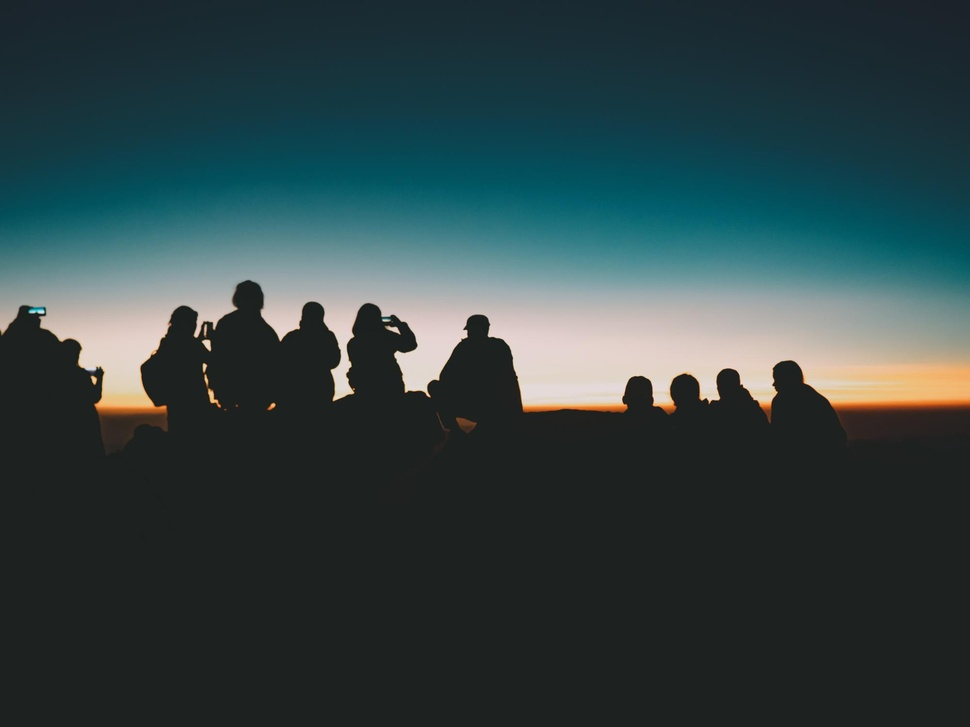
#> input picture 59582.jpg, 970 x 727 px, shrunk from 1500 x 1125 before the run
$ python analisis-citra-sederhana.py
#> lines starting #> are read from the running program, lines starting #| are printed output that depends on the picture; after the words box and inside, x2 and y2 are one past the last pixel; in counts of white or black regions, pixels touching at a corner belong together
# -------------------------------------------------------------------
# PROYEK DASAR PENGOLAHAN CITRA DIGITAL
# Implementasi modular berdasarkan proposal
# -------------------------------------------------------------------

import cv2
import numpy as np
import matplotlib.pyplot as plt

# --- GANTI INI ---
# Ganti dengan path (lokasi) gambar yang ingin Anda uji
# Contoh: 'D:/images/foto.jpg' atau 'logo.png'
#
# <--- PERBAIKAN 1: Nama variabel disamakan menjadi PATH_GAMBAR (huruf besar)
PATH_GAMBAR = '59582.jpg'
# -----------------

# ===================================================================
# BAGIAN I: FUNGSI-FUNGSI HELPER (PEMBANTU)
# ===================================================================

def display_image(title, image, cmap=None):
    """
    Fungsi helper untuk menampilkan satu gambar menggunakan Matplotlib.
    Menangani konversi BGR ke RGB secara otomatis.
    """
    plt.figure(figsize=(7, 7))
    plt.title(title)

    if cmap:
        # Tampilkan sebagai grayscale
        plt.imshow(image, cmap=cmap)
    else:
        # Asumsikan gambar BGR (dari OpenCV) dan konversi ke RGB
        if len(image.shape) == 3 and image.shape[2] == 3:
            plt.imshow(cv2.cvtColor(image, cv2.COLOR_BGR2RGB))
        else:
            # Jika sudah RGB atau format lain, tampilkan apa adanya
            plt.imshow(image)

    plt.axis('off')
    plt.show()

def display_image_subplot(ax, title, image, cmap=None):
    """
    Fungsi helper untuk menampilkan gambar di dalam subplot Matplotlib (ax).
    Ini digunakan untuk plot ringkasan final.
    """
    ax.set_title(title)
    if cmap:
        ax.imshow(image, cmap=cmap)
    else:
        # Asumsikan BGR, konversi ke RGB
        if len(image.shape) == 3 and image.shape[2] == 3:
            ax.imshow(cv2.cvtColor(image, cv2.COLOR_BGR2RGB))
        else:
            ax.imshow(image)
    ax.axis('off')

# ===================================================================
# BAGIAN II: FUNGSI-FUNGSI MODULAR PROYEK
# ===================================================================

def langkah_1_muat_dan_analisis(path_gambar_input): # Menggunakan nama parameter yang berbeda
    """
    Langkah 1: Memuat citra, menampilkan, dan menganalisis metadata.
    Memenuhi persyaratan penggunaan Tuple dan Dictionary.
    """
    print("--- Langkah 1: Memuat Citra ---")
    img = cv2.imread(path_gambar_input) # Menggunakan parameter

    if img is None:
        print(f"ERROR: Gagal memuat gambar dari '{path_gambar_input}'.")
        print("Pastikan path file sudah benar dan file ada.")
        return None

    # Persyaratan Struktur Data: TUPLE untuk dimensi
    # img.shape sudah merupakan tuple (Tinggi, Lebar, Kanal)
    dimensi_tuple = img.shape
    print(f"Dimensi (Tuple): {dimensi_tuple}")

    # Persyaratan Struktur Data: DICTIONARY untuk metadata
    metadata_dict = {
        'height': dimensi_tuple[0],
        'width': dimensi_tuple[1],
        'channels': dimensi_tuple[2] if len(dimensi_tuple) == 3 else 1,
        'format': path_gambar_input.split('.')[-1]
    }
    print(f"Metadata (Dictionary): {metadata_dict}")

    # Tampilkan citra asli
    display_image("1. Citra Asli (BGR -> RGB)", img)

    return img

def langkah_2_konversi_grayscale(img_asli):
    """
    Langkah 2: Mengkonversi citra berwarna ke grayscale.
    """
    print("\n--- Langkah 2: Konversi Grayscale ---")
    gray = cv2.cvtColor(img_asli, cv2.COLOR_BGR2GRAY)

    print(f"Dimensi Grayscale (Tuple): {gray.shape}")
    display_image("2. Citra Grayscale", gray, cmap='gray')

    return gray

def langkah_3_histogram_dan_statistik(img_gray):
    """
    Langkah 3: Menghitung histogram dan statistik dasar.
    Memenuhi persyaratan penggunaan List atau Tuple untuk statistik.
    """
    print("\n--- Langkah 3: Analisis Histogram & Statistik ---")

    # 1. Hitung Histogram
    hist = cv2.calcHist([img_gray], [0], None, [256], [0, 256])

    # 2. Visualisasi Histogram
    plt.figure(figsize=(8, 5))
    plt.title("3. Histogram Citra Grayscale")
    plt.xlabel("Nilai Intensitas Piksel (0-255)")
    plt.ylabel("Jumlah Piksel (Frekuensi)")
    plt.plot(hist, color='black')
    plt.xlim([0, 256])
    plt.grid(True)
    plt.show()

    # 3. Persyaratan Struktur Data: LIST/TUPLE untuk statistik
    min_val = float(np.min(img_gray))
    max_val = float(np.max(img_gray))
    mean_val = float(np.mean(img_gray))
    std_val = float(np.std(img_gray))

    statistik_list = [
        ('min', min_val),
        ('max', max_val),
        ('mean', round(mean_val, 2)),
        ('std_dev', round(std_val, 2))
    ]
    print(f"Statistik Citra (List of Tuples): {statistik_list}")

    return hist

def langkah_4_segmentasi_thresholding(img_gray):
    """
    Langkah 4: Menerapkan thresholding untuk segmentasi biner.
    """
    print("\n--- Langkah 4: Segmentasi Thresholding ---")

    # 1. Simple Binary Thresholding
    ret_simple, thresh_simple = cv2.threshold(img_gray, 127, 255, cv2.THRESH_BINARY)
    display_image("4a. Simple Thresholding (Ambang=127)", thresh_simple, cmap='gray')

    # 2. Otsu's Thresholding
    ret_otsu, thresh_otsu = cv2.threshold(img_gray, 0, 255, cv2.THRESH_BINARY + cv2.THRESH_OTSU)
    print(f"Nilai ambang otomatis (Otsu) yang ditemukan: {ret_otsu}")
    display_image(f"4b. Otsu's Thresholding (Ambang={int(ret_otsu)})", thresh_otsu, cmap='gray')

    return thresh_simple, thresh_otsu

def langkah_5_manipulasi_geometri(img_asli):
    """
    Langkah 5: Melakukan transformasi geometri (Flipping dan Rotasi).
    """
    print("\n--- Langkah 5: Manipulasi Geometri ---")

    # 1. Flipping (Pencerminan)
    img_flip_h = cv2.flip(img_asli, 1)
    display_image("5a. Manipulasi: Flip Horizontal", img_flip_h)

    # 2. Rotasi
    (h, w) = img_asli.shape[:2]
    pusat = (w // 2, h // 2)

    M = cv2.getRotationMatrix2D(pusat, 45, 1.0)
    img_rotasi = cv2.warpAffine(img_asli, M, (w, h))
    display_image("5b. Manipulasi: Rotasi 45 Derajat", img_rotasi)

    return img_flip_h, img_rotasi

def buat_ringkasan_visual(img_asli, img_gray, hist, thresh_otsu, img_rotasi):
    """
    Membuat satu plot ringkasan yang berisi semua hasil utama
    menggunakan subplot, sesuai persyaratan proyek.
    """
    print("\n--- Menampilkan Plot Ringkasan Proyek ---")

    fig, ax = plt.subplots(2, 3, figsize=(20, 12))
    fig.suptitle("Ringkasan Proyek Pengolahan Citra Digital", fontsize=20)

    # Baris 1
    display_image_subplot(ax[0, 0], "1. Citra Asli", img_asli)
    display_image_subplot(ax[0, 1], "2. Grayscale", img_gray, cmap='gray')

    # Plot Histogram di axis ke-3
    ax[0, 2].set_title("3. Histogram")
    ax[0, 2].plot(hist, color='black')
    ax[0, 2].set_xlim([0, 256])
    ax[0, 2].set_xlabel("Intensitas")
    ax[0, 2].set_ylabel("Frekuensi")
    ax[0, 2].grid(True)

    # Baris 2
    display_image_subplot(ax[1, 0], "4. Otsu's Threshold", thresh_otsu, cmap='gray')
    display_image_subplot(ax[1, 1], "5. Rotasi", img_rotasi)

    # <--- PERBAIKAN 2: Kode yang hilang ditambahkan di bawah ---

    # Kosongkan plot terakhir
    ax[1, 2].axis('off')

    plt.tight_layout(rect=[0, 0.03, 1, 0.95]) # Adjust layout untuk suptitle
    plt.show()

# ===================================================================
# BAGIAN III: EKSEKUSI UTAMA (MAIN)
# <--- PERBAIKAN 2: Kode yang hilang ditambahkan di bawah ---
# ===================================================================

def main():
    """
    Fungsi utama untuk menjalankan alur proyek secara berurutan.
    """
    # Langkah 1: Memanggil fungsi dengan variabel PATH_GAMBAR (huruf besar)
    img_asli = langkah_1_muat_dan_analisis(PATH_GAMBAR)
#> in langkah_1_muat_dan_analisis, img is the input picture: shape (727, 970, 3); mean B, G, R 68.2, 66.7, 48.8
#| Dimensi (Tuple): (727, 970, 3)
#| Metadata (Dictionary): {'height': 727, 'width': 970, 'channels': 3, 'format': 'jpg'}

    # Hanya lanjutkan jika gambar berhasil dimuat
    if img_asli is not None:
        # Langkah 2
        img_gray = langkah_2_konversi_grayscale(img_asli)
#> in langkah_2_konversi_grayscale, `gray = cv2.cvtColor(img_asli, cv2.COLOR_BGR2GRAY)`:
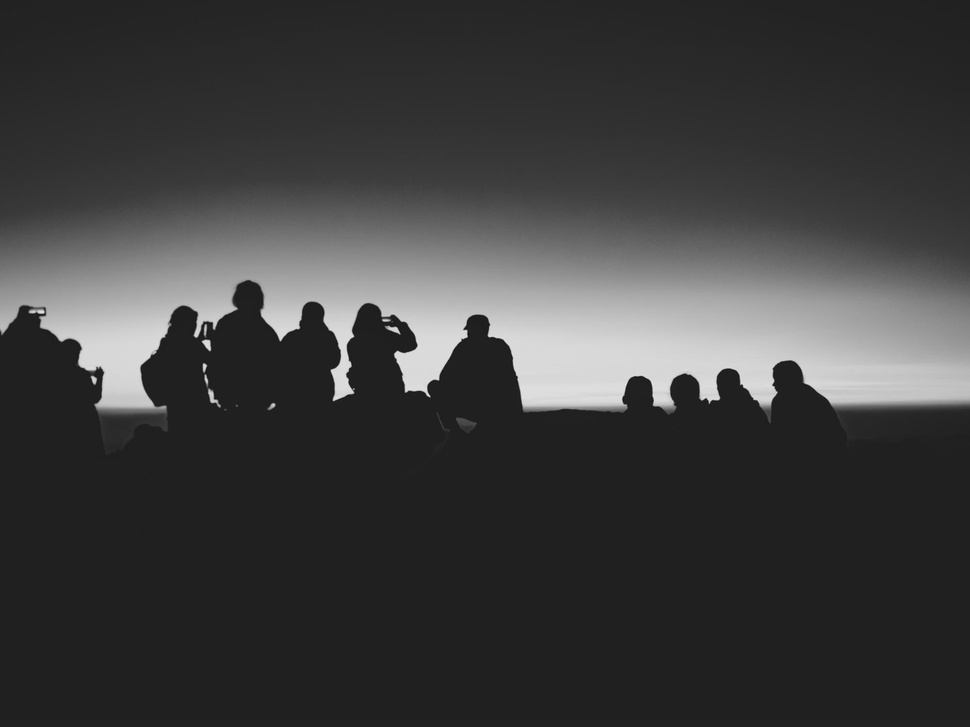
#> gray: shape (727, 970); min 16, max 230, mean 61.6
#| Dimensi Grayscale (Tuple): (727, 970)

        # Langkah 3
        data_hist = langkah_3_histogram_dan_statistik(img_gray)
#> in langkah_3_histogram_dan_statistik, `hist = cv2.calcHist([img_gray], [0], None, [256], [0, 256])`: hist = 256 values, max 328811 at index 32, min 0 at index 0, mean 2754.6
#> in langkah_3_histogram_dan_statistik, `plt.show()`:
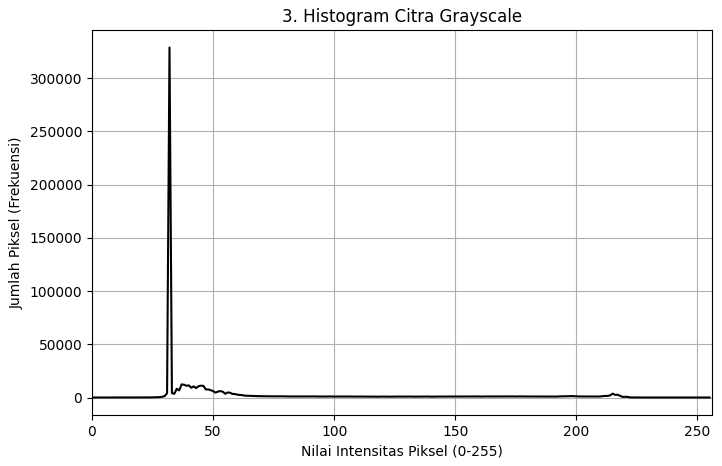
#> figure drawn by matplotlib, 1 panel; curve peaks at x = 32, y = 328811
#> in langkah_3_histogram_dan_statistik, `min_val = float(np.min(img_gray))`: min_val = 16
#> in langkah_3_histogram_dan_statistik, `max_val = float(np.max(img_gray))`: max_val = 230
#> in langkah_3_histogram_dan_statistik, `mean_val = float(np.mean(img_gray))`: mean_val = 61.65
#> in langkah_3_histogram_dan_statistik, `std_val = float(np.std(img_gray))`: std_val = 51.51
#> in langkah_3_histogram_dan_statistik, `statistik_list = [ ('min', min_val), ('max', max_val), ('mean', round(..`: statistik_list = [('min', 16), ('max', 230), ('mean', 61.65), ('std_dev', 51.51)]
#| Statistik Citra (List of Tuples): [('min', 16.0), ('max', 230.0), ('mean', 61.65), ('std_dev', 51.51)]
#> data_hist has the same summary as hist in langkah_3_histogram_dan_statistik

        # Langkah 4
        _, img_otsu = langkah_4_segmentasi_thresholding(img_gray) # Kita hanya butuh hasil Otsu
#> in langkah_4_segmentasi_thresholding, `ret_simple, thresh_simple = cv2.threshold(img_gray, 127, 255, cv2.THRE..`:
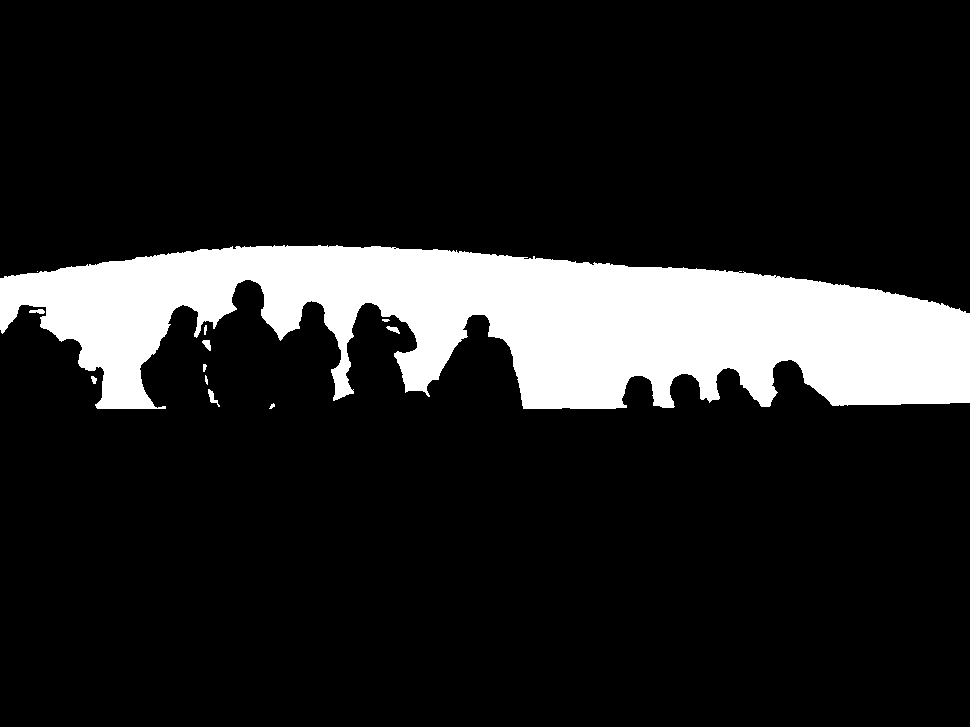
#> thresh_simple: shape (727, 970); 13.9% white; 12 white regions (2 under 20 px), largest, box (x1, y1, x2, y2) and area: (0, 245, 970, 409) 97302, (208, 389, 220, 407) 78, (202, 340, 211, 351) 62
#> in langkah_4_segmentasi_thresholding, `ret_otsu, thresh_otsu = cv2.threshold(img_gray, 0, 255, cv2.THRESH_BIN..`:
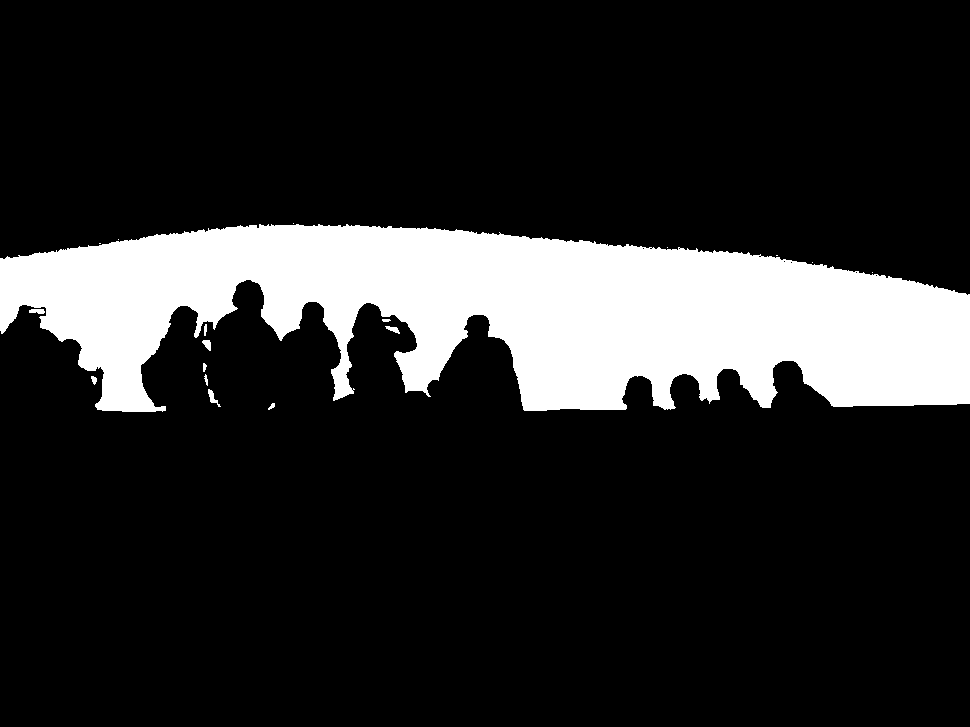
#> thresh_otsu: shape (727, 970); 16.6% white; 18 white regions (7 under 20 px), largest, box (x1, y1, x2, y2) and area: (0, 224, 970, 412) 116700, (208, 389, 221, 407) 82, (29, 309, 45, 314) 65
#> in langkah_4_segmentasi_thresholding, `ret_otsu, thresh_otsu = cv2.threshold(img_gray, 0, 255, cv2.THRESH_BIN..`: ret_otsu = 104
#| Nilai ambang otomatis (Otsu) yang ditemukan: 104.0

        # Langkah 5
        _, img_rotasi = langkah_5_manipulasi_geometri(img_asli) # Kita hanya butuh hasil rotasi
#> in langkah_5_manipulasi_geometri, `img_flip_h = cv2.flip(img_asli, 1)`:
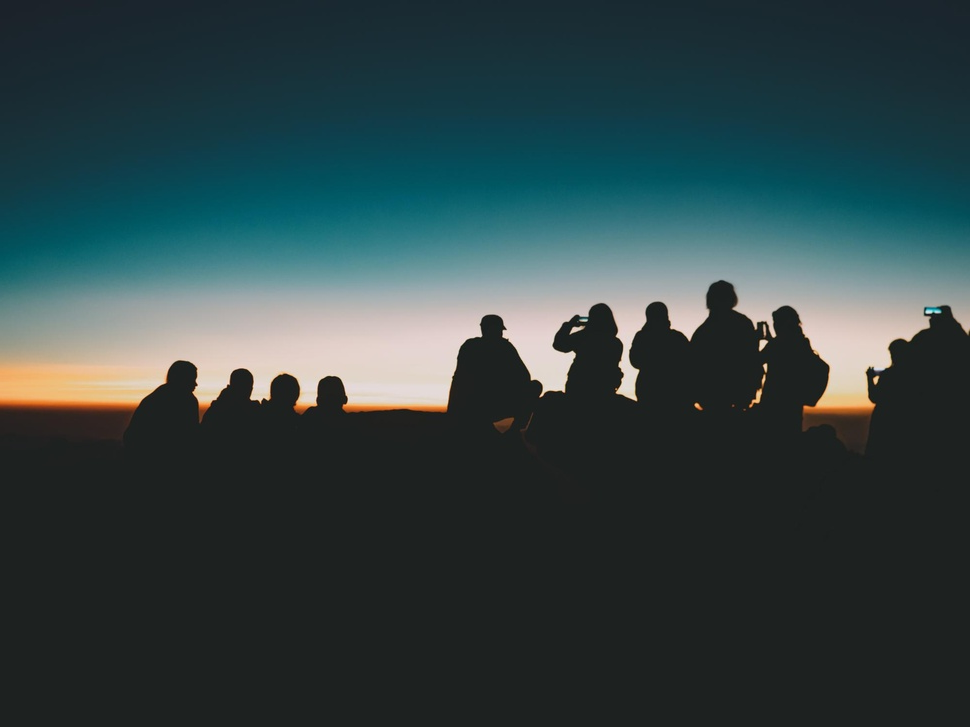
#> img_flip_h: shape (727, 970, 3); mean B, G, R 68.2, 66.7, 48.8
#> in langkah_5_manipulasi_geometri, `img_rotasi = cv2.warpAffine(img_asli, M, (w, h))`:
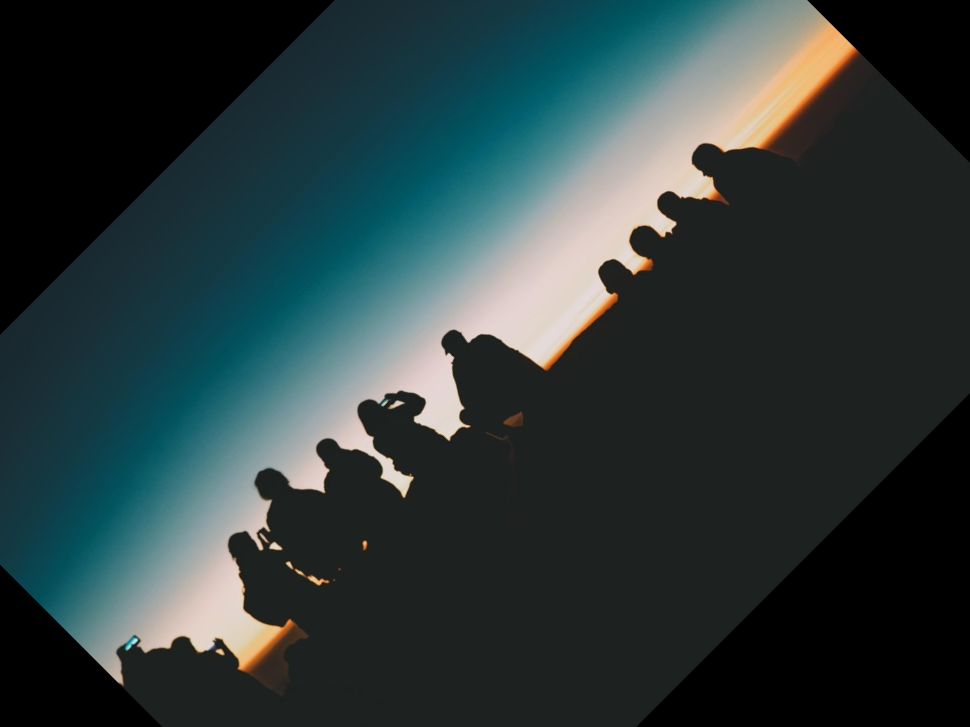
#> img_rotasi: shape (727, 970, 3); mean B, G, R 59.2, 58.4, 43.7

        # Langkah Terakhir: Tampilkan Ringkasan
        buat_ringkasan_visual(img_asli, img_gray, data_hist, img_otsu, img_rotasi)
#> in buat_ringkasan_visual, `plt.show()`:
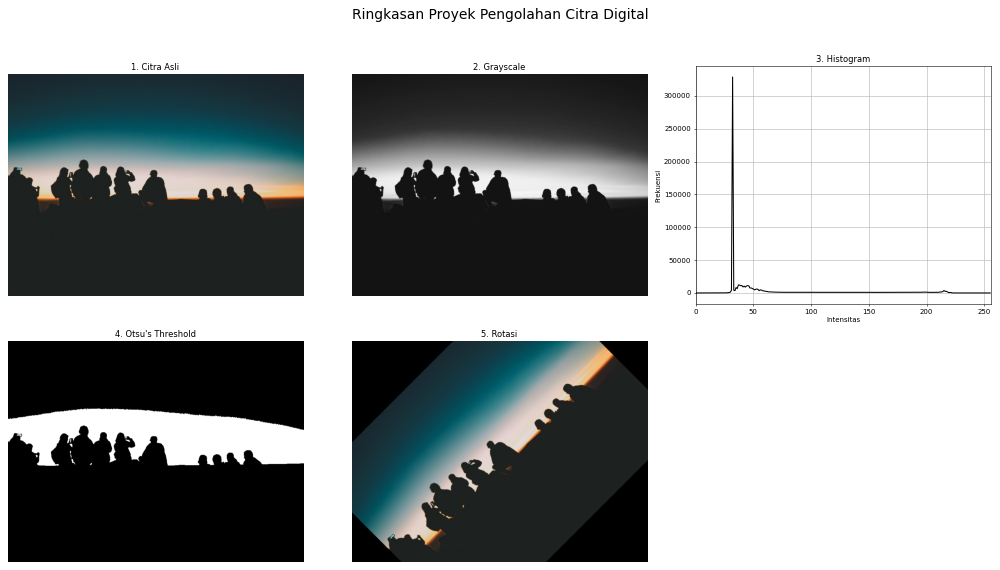
#> figure drawn by matplotlib, 5 panels; panel 3: curve peaks at x = 32, y = 328811

if __name__ == "__main__":
    main()
